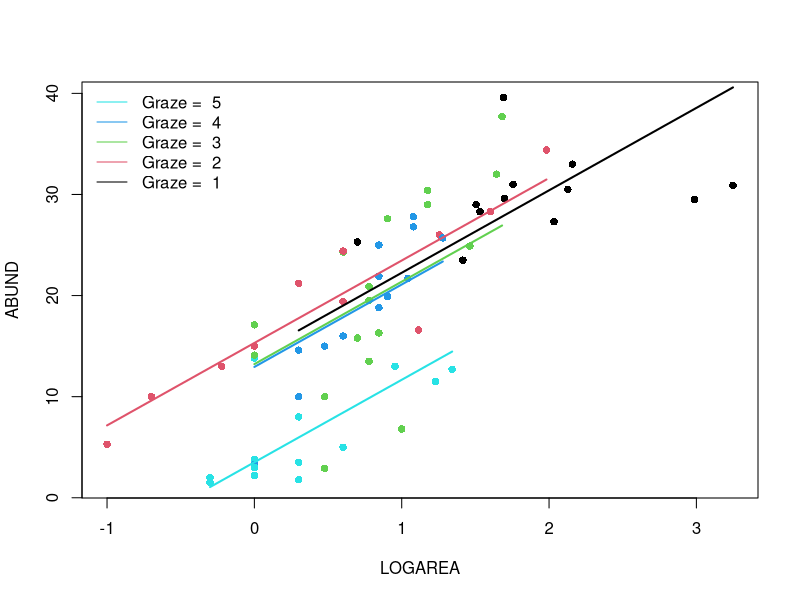
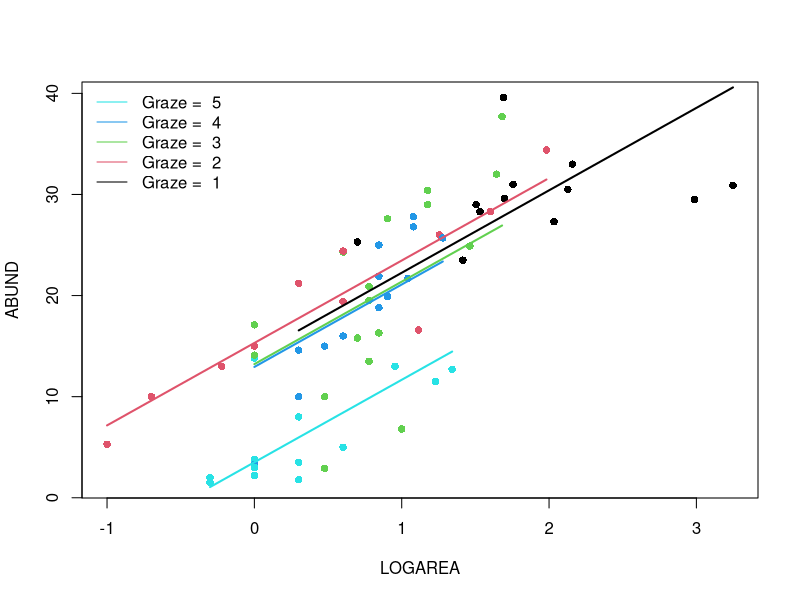

The R source for these figures, in order:
## ----Q2, eval=TRUE, echo=SOLUTIONS, results=SOLUTIONS, collapse=TRUE---------------------------------------------------------
loyn <- read.table("data/loyn.txt", header = TRUE, stringsAsFactors = TRUE)
str(loyn)


## ----Q3, eval=TRUE, echo=SOLUTIONS, results=SOLUTIONS, collapse=TRUE---------------------------------------------------------
loyn$LOGAREA <- log10(loyn$AREA)
# create factor GRAZE as it was originally coded as an integer
loyn$FGRAZE <- factor(loyn$GRAZE)


## ----Q4, eval=SOLUTIONS, echo=SOLUTIONS, results=SOLUTIONS, collapse=TRUE----------------------------------------------------
## plot(LOGAREA ~ GRAZE, xlab = "Grazing level", ylab = "Patch area", data = loyn)
## 
## # There is a good spread of patch areas within each grazing level overall,
## # although there is a trend for more grazing the smaller the patch is.
## # the lowest level of grazing intensity happens to be predominantly in
## # larger patches (including the two monster patches)
## 
## # How would we expect adding grazing level to the LOGAREA model to affect
## # the predictions of the model? Think particularly of the largest two patches
## # which were previously overestimated by the model (negative residuals -
## # see the linear model 1 exercise)?
## # Since the lowest grazing levels appear to be associated with the highest
## # bird abundances, we could expect a model combining area and grazing level
## # to predict an even higher abundance for these patches
## # this would not improve the situation for these patches, at least.
## # But let's find out if that's the case!


## ----Q5, eval=SOLUTIONS, echo=SOLUTIONS, results=SOLUTIONS, collapse=TRUE----------------------------------------------------
## coplot(ABUND ~ LOGAREA | FGRAZE, data = loyn)
## 
## # There is a lot of variation in there, but:
## # The mean abundance seems to decrease as grazing levels increase.
## # Most noticeable in the highest grazing level.
## # Within a grazing level, abundance seems to increase with the log-patch area.
## # It is unclear from this if the slope of the log-area effect is
## # different between grazing levels


## ----Q6, eval=TRUE, echo=SOLUTIONS, results=SOLUTIONS, collapse=TRUE---------------------------------------------------------
birds.add.1 <- lm(ABUND ~ LOGAREA + FGRAZE, data = loyn)


## ----Q7, eval=TRUE, echo=SOLUTIONS, results=SOLUTIONS, collapse=TRUE---------------------------------------------------------
anova(birds.add.1)

# null hypothesis 1: There is no effect of LOGAREA on ABUND
# (the coefficient for LOGAREA is zero)
# null hypothesis 2: There is no effect of FGRAZE on ABUND
# (no difference between grazing levels *after* the effect of LOGAREA)

# the p values are all very small therefore reject both null hypotheses.


## ----Q8, eval=TRUE, echo=SOLUTIONS, results=SOLUTIONS, collapse=TRUE---------------------------------------------------------
summary(birds.add.1)

# Here the intercept (baseline) is *NOT* the mean abundance of birds for
# FGRAZE level 1. It is the predicted `ABUND` for LOGAREA = 0 & FGRAZE level 1.
# the null hypothesis for the intercept is that the intercept = 0.
# As the p value (p < 2e-16) is very small we reject this null hypothesis
# and conclude that the intercept is significantly different from 0.
# Not a biologically relevant hypothesis test, in this context
# (in fact totally arbitrary, as the location of the zero is determined
# by the transformation we chose)

# For LOGAREA, the null hypothesis is that the slope of the relationship
# between LOGAREA and ABUND = 0 (no relationship)

# The remaining estimates are differences (contrasts) between each level
# and the reference level, FGRAZE1. 
# For example the FGRAZE2 estimate is 0.38, so there are 0.38 more birds on
# average in graze level 2 compared to graze level 1, *for a given patch area*.
# This difference is however not significantly different from zero (p = 0.89). 

# The difference between graze level 5 (FGRAZE5) and the reference FGRAZE1 is 
# -11.89 (11.89 fewer birds in graze 5 compared to graze 1),
# for *an identical patch area*.
# This difference is significantly different from 0 (p = 0.00017) and therefore
# the mean abundance of birds in graze level 5 is significantly lower than in
# graze level 1, for the same patch area.

# The Multiple R-square value is as we calculated from the anova table



## ----Q9, eval=SOLUTIONS, echo=SOLUTIONS, results=SOLUTIONS, collapse=TRUE----------------------------------------------------
## # first split the plotting device into 2 rows and 2 columns
## par(mfrow = c(2,2))
## 
## # now create the residuals plots
## plot(birds.add.1)
## 
## # To test the normality of residuals assumption we use the Normal Q-Q plot.
## # The central residuals are not too far from the Q-Q line but the extremes
## # are too extreme (the tails of the distribution are too long). Some
## # observations, both high and low, are poorly explained by the model.
## 
## # The plot of the residuals against the fitted values suggests these
## # extreme residuals happen for intermediate fitted values.
## 
## # Looking at the homogeneity of variance assumption (Residuals vs
## # Fitted and Scale-Location plot),
## # the graphs are mostly messy, with no clear pattern emerging. There is
## # a hint of smaller variance with the lowest fitted values, which is not ideal.
## # This could mean that the homogeneity of variance assumption is not met
## # (i.e. the variances are not the same).
## 
## # The observations with the highest leverage don't appear to be overly
## # influential, according to the Cook's distances in the Residuals vs
## # Leverage plot.
## 
## # ABUND being bounded by zero, it wouldn't be too surprising that the variance increases with the mean abundance.
## # This is often improved by log-transforming the response
## loyn$logABUND<- log(loyn$ABUND + 1) # here the natural log
## birds.add.3 <- lm(logABUND ~ LOGAREA + FGRAZE, data = loyn)
## par(mfrow = c(2,2))
## plot(birds.add.3)
## 
## # Not this time! Lots of extreme negative residuals generated.
## 
## # Back to `birds.add.1` the other issue was the extreme residuals.
## # This could be due to missing important explanatory variables from the model, either
## # new explanatory variables altogether, or interactions: is it okay to assume
## # the effect of LOGAREA to be the same for all grazing levels?
## 


## ----Q10a, eval=TRUE, echo=TRUE, collapse=FALSE------------------------------------------------------------------------------
par(mfrow= c(1, 1))
plot(ABUND ~ LOGAREA, data= loyn, col= GRAZE, pch= 16)
# Note: # colour 1 means black in R
# colour 2 means red in R
# colour 3 means green in R
# colour 4 means blue in R
# colour 5 means cyan in R

# FGRAZE1
# create a sequence of increasing Biomass within the observed range
LOGAREA.seq<- seq(from= min(loyn$LOGAREA[loyn$FGRAZE == 1]),
					to= max(loyn$LOGAREA[loyn$FGRAZE == 1]),
					length= 20)
# create data frame for prediction
dat4pred<- data.frame(FGRAZE= "1", LOGAREA= LOGAREA.seq)
# predict for new data
dat4pred$predicted<- predict(birds.add.1, newdata= dat4pred)
# add the predictions to the plot of the data
lines(predicted ~ LOGAREA, data= dat4pred, col= 1, lwd= 2)

# FGRAZE2
LOGAREA.seq<- seq(from= min(loyn$LOGAREA[loyn$FGRAZE == 2]),
					to= max(loyn$LOGAREA[loyn$FGRAZE == 2]),
					length= 20)
dat4pred<- data.frame(FGRAZE= "2", LOGAREA= LOGAREA.seq)
dat4pred$predicted<- predict(birds.add.1, newdata= dat4pred)
lines(predicted ~ LOGAREA, data= dat4pred, col= 2, lwd= 2)

# FGRAZE3
LOGAREA.seq<- seq(from= min(loyn$LOGAREA[loyn$FGRAZE == 3]),
					to= max(loyn$LOGAREA[loyn$FGRAZE == 3]),
					length= 20)
dat4pred<- data.frame(FGRAZE= "3", LOGAREA= LOGAREA.seq)
dat4pred$predicted<- predict(birds.add.1, newdata= dat4pred)
lines(predicted ~ LOGAREA, data= dat4pred, col= 3, lwd= 2)

# FGRAZE4
LOGAREA.seq<- seq(from= min(loyn$LOGAREA[loyn$FGRAZE == 4]),
					to= max(loyn$LOGAREA[loyn$FGRAZE == 4]),
					length= 20)
dat4pred<- data.frame(FGRAZE= "4", LOGAREA= LOGAREA.seq)
dat4pred$predicted<- predict(birds.add.1, newdata= dat4pred)
lines(predicted ~ LOGAREA, data= dat4pred, col= 4, lwd= 2)

# FGRAZE5
LOGAREA.seq<- seq(from= min(loyn$LOGAREA[loyn$FGRAZE == 5]),
					to= max(loyn$LOGAREA[loyn$FGRAZE == 5]),
					length= 20)
dat4pred<- data.frame(FGRAZE= "5", LOGAREA= LOGAREA.seq)
dat4pred$predicted<- predict(birds.add.1, newdata= dat4pred)
lines(predicted ~ LOGAREA, data= dat4pred, col= 5, lwd= 2)

legend("topleft", 
 legend= paste("Graze = ", 5:1), 
 col= c(5:1), bty= "n",
 lty= c(1, 1, 1), 
 lwd= c(1, 1, 1))


## ----Q10b, eval=TRUE, echo=TRUE, collapse=FALSE------------------------------------------------------------------------------
# Okay, that was a long-winded way of doing this.
# If, like me, you prefer more compact code and less risks of errors,
# you can use a loop, to save repeating the sequence 5 times:
par(mfrow= c(1, 1))
plot(ABUND ~ LOGAREA, data= loyn, col= GRAZE, pch= 16)

for(g in levels(loyn$FGRAZE)){# `g` will take the values "1", "2",..., "5" in turn
	LOGAREA.seq<- seq(from= min(loyn$LOGAREA[loyn$FGRAZE == g]),
										to= max(loyn$LOGAREA[loyn$FGRAZE == g]),
														length= 20)
	dat4pred<- data.frame(FGRAZE= g, LOGAREA= LOGAREA.seq)
	dat4pred$predicted<- predict(birds.add.1, newdata= dat4pred)
	lines(predicted ~ LOGAREA, data= dat4pred, col= as.numeric(g), lwd= 2)
}
legend("topleft", 
 legend= paste("Graze = ", 5:1), 
 col= c(5:1), bty= "n",
 lty= c(1, 1, 1), 
 lwd= c(1, 1, 1))


## ----Q11, eval=SOLUTIONS, echo=SOLUTIONS, results=SOLUTIONS, collapse=TRUE---------------------------------------------------
## # There is a significant effect of grazing levels, especially the highest
## # level with a negative effect on bird abundance
## 
## # There is a significant positive effect of patch area, too.
## 
## # The relative importance of patch area and grazing is not clear, as these
## # are correlated, with smaller patches also having higher grazing intensity
## # on average, and larger patches lower grazing intensity.
## 
## # Some observations are poorly predicted (fitted) using the current set
## # of explanatory variables.


## ----Q12, eval=TRUE, echo=SOLUTIONS, results=SOLUTIONS, collapse=TRUE--------------------------------------------------------
birds.inter.1 <- lm(ABUND ~ FGRAZE * LOGAREA , data = loyn)


## ----Q13, eval=TRUE, echo=SOLUTIONS, results=SOLUTIONS, collapse=TRUE--------------------------------------------------------
anova(birds.inter.1)

# null hypothesis 1: There is no effect of LOGAREA on ABUND
# (the coefficient for LOGAREA is zero)

# null hypothesis 2: There is no effect of FGRAZE on ABUND
# (no difference between grazing levels *after* the effect of LOGAREA)

# null hypothesis 3: There is no effect of an FGRAZE by ABUND interaction
# *after* the effects of LOGAREA and FGRAZE combined).
# A couple of equivalent ways to say this: the effect of LOGAREA doesn't differ
# among FGRAZE levels or: the difference in bird abundance between grazing
# levels is the same for all patch areas.

# As long as there is an interaction in the model, the null hypotheses 1 and 2
# ("main effects") are not relevant to us
# the p value for the interaction is large, therefore we fail to reject the
# null hypothesis: there is no evidence supporting this interaction.


## ----Q14, eval=TRUE, echo=SOLUTIONS, results=SOLUTIONS, collapse=TRUE--------------------------------------------------------
summary(birds.inter.1)

# Here the intercept (baseline) is the predicted `ABUND` for LOGAREA = 0,
# for FGRAZE level 1.
# the null hypothesis for the intercept is that the intercept = 0
# (not biologically relevant).

# LOGAREA represents the slope for LOGAREA, specific to level FGRAZE = 1.
# The null hypothesis is that the slope of the relationship
# between LOGAREA and ABUND = 0, for level FGRAZE = 1 only. 

# FGRAZE2...5 estimate differences (contrasts) between the *intercept* of
# each level and the *intercept* of the reference level, FGRAZE = 1. 

# FGRAZE2...5:LOGAREA estimate differences (contrasts) between the *slope*
# of LOGAREA for each level and the *slope* of LOGAREA for the reference
# level, FGRAZE = 1. 


# The Multiple R-square value is 0.76, slightly up from the purely additive
# model (but not much, given that we have added a whole 4 parameters to the
# model, i.e. nearly doubled its complexity)



## ----Q15, eval=SOLUTIONS, echo=SOLUTIONS, results=SOLUTIONS, collapse=TRUE---------------------------------------------------
## # first split the plotting device into 2 rows and 2 columns
## par(mfrow = c(2,2))
## 
## # now create the residuals plots
## plot(birds.inter.1)
## 
## # Not a great deal of an improvement! Just marginally better in every respect,
## # thanks to increasing the fit slightly (by throwing lots of new model
## # parameters at the data).


## ----Q16, eval=SOLUTIONS, echo=SOLUTIONS, results=SOLUTIONS, collapse=FALSE--------------------------------------------------
## # NOTE: I'm using the loop version of the plot, here.
## # If you don't like it, refer to the long-hand code version at Question 11
## 
## par(mfrow= c(1, 1))
## plot(ABUND ~ LOGAREA, data= loyn, col= GRAZE, pch= 16)
## 
## for(g in levels(loyn$FGRAZE)){# `g` will take the values "1", "2",..., "5" in turn
## 	LOGAREA.seq<- seq(from= min(loyn$LOGAREA[loyn$FGRAZE == g]),
## 										to= max(loyn$LOGAREA[loyn$FGRAZE == g]),
## 														length= 20)
## 	dat4pred<- data.frame(FGRAZE= g, LOGAREA= LOGAREA.seq)
## 	dat4pred$predicted<- predict(birds.inter.1, newdata= dat4pred)
## 	lines(predicted ~ LOGAREA, data= dat4pred, col= as.numeric(g), lwd= 2)
## }
## legend("topleft",
##  legend= paste("Graze = ", 5:1),
##  col= c(5:1), bty= "n",
##  lty= c(1, 1, 1),
##  lwd= c(1, 1, 1))


## ----Q17, eval=SOLUTIONS, echo=SOLUTIONS, collapse=TRUE----------------------------------------------------------------------
## # The slopes of the LOGAREA effect across grazing levels are all over the
## # place, without any coherent pattern (for instance, they could have been
## # increasing or decreasing gradually from low to high grazing intensity)
## 
## # The interaction is non-significant, so isn't supported statistically either.
## 
## # Time to revert to the simpler, or a different model? More on this in the next session!
## 

